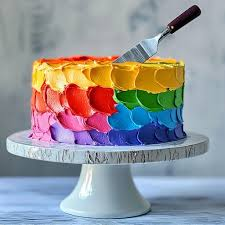
#> input picture Assignments/Computer Vision/images.jpg, 225 x 225 px
$ jupyter execute lab4.ipynb
#> lines starting #> are read from the running program, lines starting #| are printed output that depends on the picture
[cell 1]
# LAB 4: 2D Fast Fourier Transform Operations
# Import required libraries
import cv2
import numpy as np
import matplotlib.pyplot as plt
from matplotlib.colors import LogNorm

# Configure matplotlib for better display
plt.rcParams['figure.figsize'] = (15, 10)
plt.rcParams['font.size'] = 10

[cell 2]
# Load the input image
image_path = 'images.jpg'
img = cv2.imread(image_path, cv2.IMREAD_GRAYSCALE)
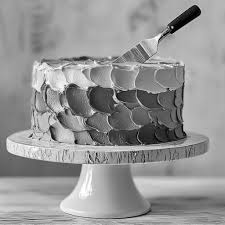
#> img: shape (225, 225); min 0, max 255, mean 149.4

if img is None:
    print(f"Error: Could not load image from {image_path}")
else:
    print(f"Image loaded successfully! Shape: {img.shape}")
#| Image loaded successfully! Shape: (225, 225)

    # Display original image
    plt.figure(figsize=(8, 6))
    plt.imshow(img, cmap='gray')
    plt.title('Original Image')
    plt.colorbar()
    plt.axis('off')
    plt.show()

[cell 3]
# Task 1: Apply 2D Fast Fourier Transform
print("Task 1: Applying 2D FFT to decompose image into sine and cosine components")

# Apply 2D FFT
fft = np.fft.fft2(img)
print(f"FFT Shape: {fft.shape}")
#| FFT Shape: (225, 225)
print(f"FFT is complex: {np.iscomplexobj(fft)}")
#| FFT is complex: True

# Calculate magnitude and phase
magnitude = np.abs(fft)
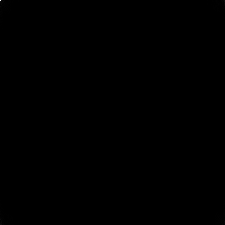
#> magnitude: shape (225, 225) float64; min 22.21, max 7561960, mean 3821.1; drawn with min black and max white
phase = np.angle(fft)
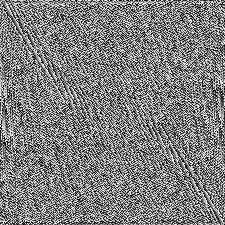
#> phase: shape (225, 225) float64; min -3.14, max 3.14, mean 1.8e-17; drawn with min black and max white

# Display FFT results
plt.figure(figsize=(15, 5))

plt.subplot(1, 3, 1)
plt.imshow(magnitude, cmap='gray', norm=LogNorm())
plt.title('FFT Magnitude (Log Scale)')
plt.colorbar()

plt.subplot(1, 3, 2)
plt.imshow(phase, cmap='gray')
plt.title('FFT Phase')
plt.colorbar()

plt.subplot(1, 3, 3)
plt.imshow(np.log(magnitude + 1), cmap='gray')
plt.title('FFT Magnitude (Log transformed)')
plt.colorbar()

plt.tight_layout()
plt.show()

[cell 4]
# Task 2: Shift low frequency components to center and display Fourier spectrum
print("Task 2: Shifting low frequencies to center")

# Shift the zero frequency component to center
fft_shifted = np.fft.fftshift(fft)
magnitude_shifted = np.abs(fft_shifted)

# Display shifted FFT spectrum
plt.figure(figsize=(12, 5))

plt.subplot(1, 2, 1)
plt.imshow(np.log(magnitude + 1), cmap='gray')
plt.title('Original FFT Magnitude (Log)')
plt.colorbar()

plt.subplot(1, 2, 2)
plt.imshow(np.log(magnitude_shifted + 1), cmap='gray')
plt.title('Shifted FFT Magnitude (Log) - Low freq at center')
plt.colorbar()

plt.tight_layout()
plt.show()

print("Low frequency components are now at the center of the spectrum")

[cell 5]
# Task 3: Create Ideal Low Pass Filter
print("Task 3: Creating Ideal Low Pass Filter")

def create_ideal_lowpass_filter(shape, cutoff):
    """Create an ideal low pass filter"""
    rows, cols = shape
    center_row, center_col = rows // 2, cols // 2

    # Create coordinate matrices
    u = np.arange(rows) - center_row
    v = np.arange(cols) - center_col
    U, V = np.meshgrid(v, u)

    # Calculate distance from center
    D = np.sqrt(U**2 + V**2)

    # Create ideal low pass filter
    H = np.zeros((rows, cols))
    H[D <= cutoff] = 1

    return H

# Create low pass filter with cutoff frequency
cutoff_freq = 50  # Adjust this value as needed
lowpass_filter = create_ideal_lowpass_filter(img.shape, cutoff_freq)

# Display the filter
plt.figure(figsize=(10, 4))

plt.subplot(1, 2, 1)
plt.imshow(lowpass_filter, cmap='gray')
plt.title(f'Ideal Low Pass Filter (Cutoff: {cutoff_freq})')
plt.colorbar()

plt.subplot(1, 2, 2)
plt.imshow(lowpass_filter, cmap='jet')
plt.title('Low Pass Filter (Color visualization)')
plt.colorbar()

plt.tight_layout()
plt.show()

print(f"Low pass filter created with cutoff frequency: {cutoff_freq}")

[cell 6]
# Task 4: Apply Low Pass Filter and get smoothed image
print("Task 4: Applying Low Pass Filter to get smoothed image")

# Apply low pass filter to shifted FFT
filtered_fft_lowpass = fft_shifted * lowpass_filter

# Display filtered spectrum
plt.figure(figsize=(15, 5))

plt.subplot(1, 3, 1)
plt.imshow(np.log(magnitude_shifted + 1), cmap='gray')
plt.title('Original Shifted FFT')
plt.colorbar()

plt.subplot(1, 3, 2)
plt.imshow(lowpass_filter, cmap='gray')
plt.title('Low Pass Filter')
plt.colorbar()

plt.subplot(1, 3, 3)
plt.imshow(np.log(np.abs(filtered_fft_lowpass) + 1), cmap='gray')
plt.title('Filtered FFT (Low Pass)')
plt.colorbar()

plt.tight_layout()
plt.show()

[cell 7]
# Task 5: Decentralize frequency components (Low Pass)
print("Task 5: Decentralizing frequency components for Low Pass")

# Shift back to original position (decentralize)
filtered_fft_lowpass_unshifted = np.fft.ifftshift(filtered_fft_lowpass)

print("Low pass filtered FFT has been decentralized")

[cell 8]
# Task 6: Apply Inverse FFT to restore image (Low Pass)
print("Task 6: Applying Inverse FFT to restore smoothed image")

# Apply inverse FFT
restored_img_lowpass = np.fft.ifft2(filtered_fft_lowpass_unshifted)
restored_img_lowpass = np.real(restored_img_lowpass)  # Take real part
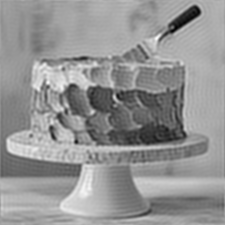
#> restored_img_lowpass: shape (225, 225) float64; min -18.75, max 270, mean 149.4; drawn with min black and max white
restored_img_lowpass = np.uint8(np.clip(restored_img_lowpass, 0, 255))

# Display results
plt.figure(figsize=(15, 5))

plt.subplot(1, 3, 1)
plt.imshow(img, cmap='gray')
plt.title('Original Image')
plt.axis('off')

plt.subplot(1, 3, 2)
plt.imshow(restored_img_lowpass, cmap='gray')
plt.title('Low Pass Filtered (Smoothed) Image')
plt.axis('off')

plt.subplot(1, 3, 3)
plt.imshow(img - restored_img_lowpass, cmap='gray')
plt.title('Difference (High Frequency Components)')
plt.axis('off')

plt.tight_layout()
plt.show()
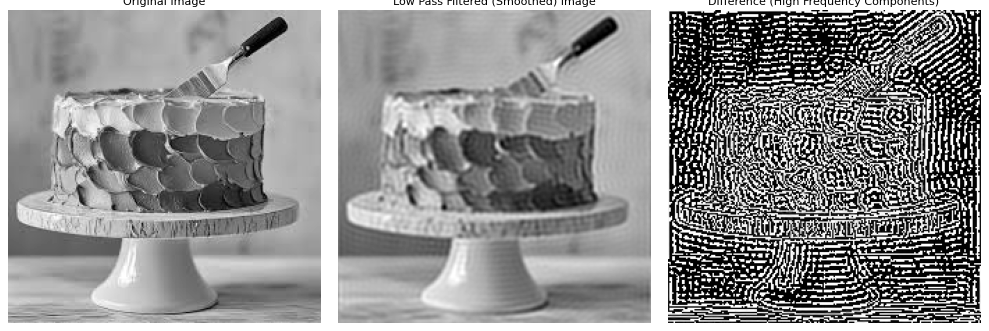
#> figure drawn by matplotlib, 3 panels

print("Low pass filtering completed - image is smoothed (high frequencies removed)")

[cell 9]
# Task 7: Create Ideal High Pass Filter
print("Task 7: Creating Ideal High Pass Filter")

def create_ideal_highpass_filter(shape, cutoff):
    """Create an ideal high pass filter"""
    rows, cols = shape
    center_row, center_col = rows // 2, cols // 2

    # Create coordinate matrices
    u = np.arange(rows) - center_row
    v = np.arange(cols) - center_col
    U, V = np.meshgrid(v, u)

    # Calculate distance from center
    D = np.sqrt(U**2 + V**2)

    # Create ideal high pass filter (opposite of low pass)
    H = np.ones((rows, cols))
    H[D <= cutoff] = 0

    return H

# Create high pass filter with same cutoff frequency
highpass_filter = create_ideal_highpass_filter(img.shape, cutoff_freq)

# Display the filter
plt.figure(figsize=(15, 5))

plt.subplot(1, 3, 1)
plt.imshow(lowpass_filter, cmap='gray')
plt.title(f'Low Pass Filter (Cutoff: {cutoff_freq})')
plt.colorbar()

plt.subplot(1, 3, 2)
plt.imshow(highpass_filter, cmap='gray')
plt.title(f'High Pass Filter (Cutoff: {cutoff_freq})')
plt.colorbar()

plt.subplot(1, 3, 3)
plt.imshow(highpass_filter, cmap='jet')
plt.title('High Pass Filter (Color visualization)')
plt.colorbar()

plt.tight_layout()
plt.show()
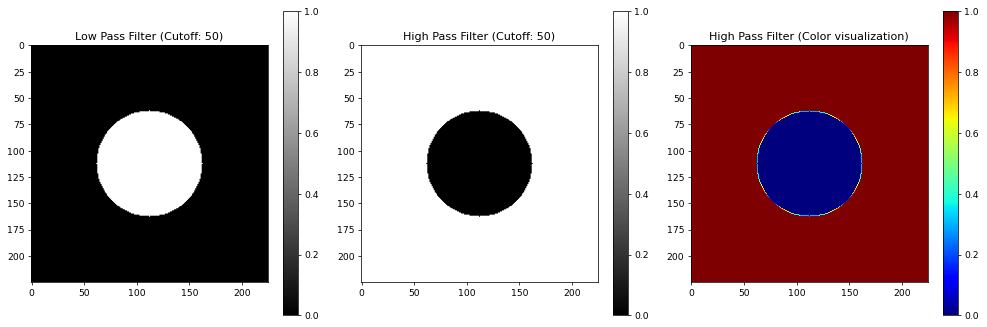
#> figure drawn by matplotlib, 6 panels

print(f"High pass filter created with cutoff frequency: {cutoff_freq}")

[cell 10]
# Task 8: Apply High Pass Filter for Edge Detection
print("Task 8: Applying High Pass Filter to detect edges")

# Apply high pass filter to shifted FFT
filtered_fft_highpass = fft_shifted * highpass_filter

# Display filtered spectrum
plt.figure(figsize=(15, 5))

plt.subplot(1, 3, 1)
plt.imshow(np.log(magnitude_shifted + 1), cmap='gray')
plt.title('Original Shifted FFT')
plt.colorbar()

plt.subplot(1, 3, 2)
plt.imshow(highpass_filter, cmap='gray')
plt.title('High Pass Filter')
plt.colorbar()

plt.subplot(1, 3, 3)
plt.imshow(np.log(np.abs(filtered_fft_highpass) + 1), cmap='gray')
plt.title('Filtered FFT (High Pass)')
plt.colorbar()

plt.tight_layout()
plt.show()
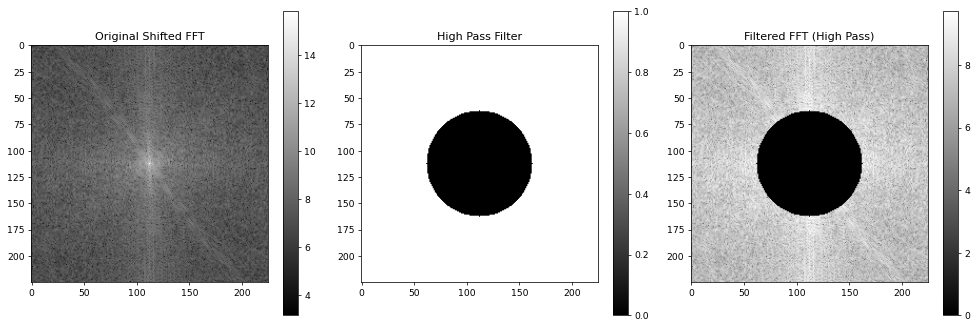
#> figure drawn by matplotlib, 6 panels

[cell 11]
# Task 9: Decentralize frequency components (High Pass)
print("Task 9: Decentralizing frequency components for High Pass")

# Shift back to original position (decentralize)
filtered_fft_highpass_unshifted = np.fft.ifftshift(filtered_fft_highpass)

print("High pass filtered FFT has been decentralized")

[cell 12]
# Task 10: Apply Inverse FFT to restore image (High Pass - Edge Detection)
print("Task 10: Applying Inverse FFT to get edge-detected image")

# Apply inverse FFT
restored_img_highpass = np.fft.ifft2(filtered_fft_highpass_unshifted)
restored_img_highpass = np.real(restored_img_highpass)  # Take real part
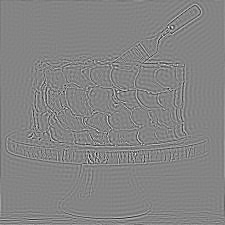
#> restored_img_highpass: shape (225, 225) float64; min -104.5, max 96.47, mean 0; drawn with min black and max white

# Normalize for better visualization
restored_img_highpass = restored_img_highpass - np.min(restored_img_highpass)
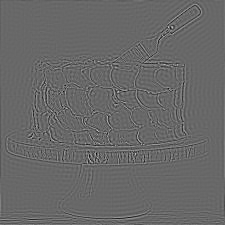
#> restored_img_highpass: shape (225, 225) float64; min 0, max 200.9, mean 104.5
restored_img_highpass = restored_img_highpass / np.max(restored_img_highpass) * 255
restored_img_highpass = np.uint8(restored_img_highpass)

# Display results
plt.figure(figsize=(15, 5))

plt.subplot(1, 3, 1)
plt.imshow(img, cmap='gray')
plt.title('Original Image')
plt.axis('off')

plt.subplot(1, 3, 2)
plt.imshow(restored_img_highpass, cmap='gray')
plt.title('High Pass Filtered (Edge Detected) Image')
plt.axis('off')

plt.subplot(1, 3, 3)
plt.imshow(restored_img_highpass, cmap='hot')
plt.title('Edge Detected Image (Hot colormap)')
plt.axis('off')

plt.tight_layout()
plt.show()

print("High pass filtering completed - edges are detected (low frequencies removed)")

[cell 13]
# Summary: Comparison of all results
print("SUMMARY: Comparison of Original, Low Pass, and High Pass filtered images")

plt.figure(figsize=(18, 12))

# Row 1: Original and reconstructed images
plt.subplot(3, 3, 1)
plt.imshow(img, cmap='gray')
plt.title('Original Image')
plt.axis('off')

plt.subplot(3, 3, 2)
plt.imshow(restored_img_lowpass, cmap='gray')
plt.title('Low Pass Filtered\n(Smoothed - removes noise)')
plt.axis('off')

plt.subplot(3, 3, 3)
plt.imshow(restored_img_highpass, cmap='gray')
plt.title('High Pass Filtered\n(Edge Detection)')
plt.axis('off')

# Row 2: Frequency domain representations
plt.subplot(3, 3, 4)
plt.imshow(np.log(magnitude_shifted + 1), cmap='gray')
plt.title('Original FFT Spectrum\n(Shifted)')
plt.axis('off')

plt.subplot(3, 3, 5)
plt.imshow(np.log(np.abs(filtered_fft_lowpass) + 1), cmap='gray')
plt.title('Low Pass Filtered FFT')
plt.axis('off')

plt.subplot(3, 3, 6)
plt.imshow(np.log(np.abs(filtered_fft_highpass) + 1), cmap='gray')
plt.title('High Pass Filtered FFT')
plt.axis('off')

# Row 3: Filters used
plt.subplot(3, 3, 7)
plt.imshow(np.ones_like(lowpass_filter), cmap='gray')
plt.title('No Filter\n(All frequencies pass)')
plt.axis('off')

plt.subplot(3, 3, 8)
plt.imshow(lowpass_filter, cmap='gray')
plt.title(f'Low Pass Filter\n(Cutoff: {cutoff_freq})')
plt.axis('off')

plt.subplot(3, 3, 9)
plt.imshow(highpass_filter, cmap='gray')
plt.title(f'High Pass Filter\n(Cutoff: {cutoff_freq})')
plt.axis('off')

plt.tight_layout()
plt.show()
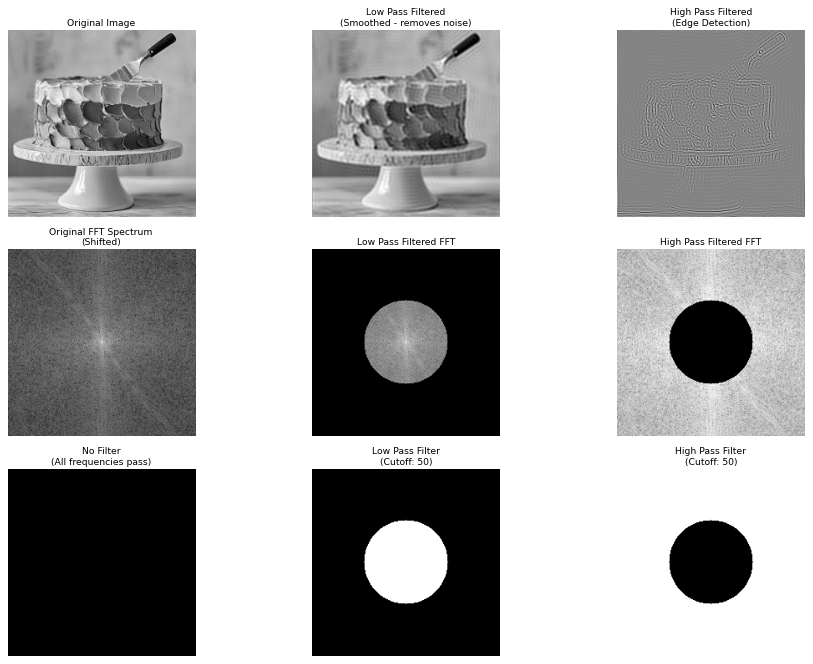
#> figure drawn by matplotlib, 9 panels

print("\n" + "="*60)
print("LAB 4 COMPLETED SUCCESSFULLY!")
print("="*60)
print("Tasks completed:")
print("1. ✓ Applied 2D FFT to decompose image into frequency components")
print("2. ✓ Shifted low frequencies to center")
print("3. ✓ Created Ideal Low Pass Filter")
print("4. ✓ Applied Low Pass Filter for image smoothing")
print("5. ✓ Decentralized frequency components (Low Pass)")
print("6. ✓ Applied Inverse FFT to restore smoothed image")
print("7. ✓ Created Ideal High Pass Filter")
print("8. ✓ Applied High Pass Filter for edge detection")
print("9. ✓ Decentralized frequency components (High Pass)")
print("10. ✓ Applied Inverse FFT to restore edge-detected image")
print("="*60)

$ run again, with Assignments/Computer Vision/parking-lot-1442053.jpg copied over Assignments/Computer Vision/images.jpg
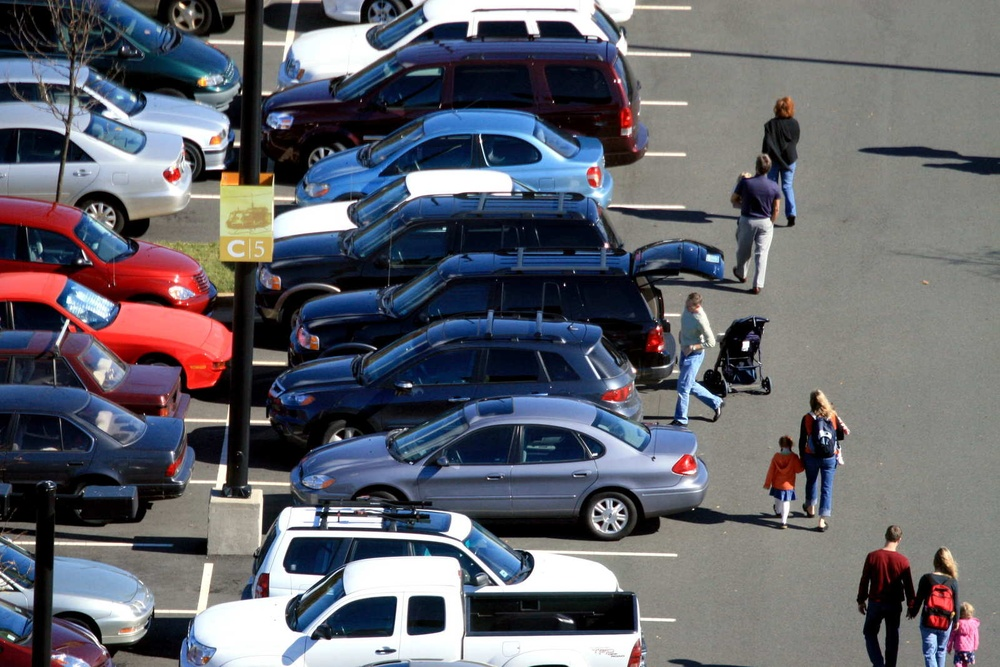
#> input picture Assignments/Computer Vision/parking-lot-1442053.jpg, 1000 x 667 px, shrunk from 1599 x 1066 before the run
#| Image loaded successfully! Shape: (667, 1000)
#| FFT Shape: (667, 1000)
#| FFT is complex: True
#> `restored_img_highpass = np.real(restored_img_highpass)`:
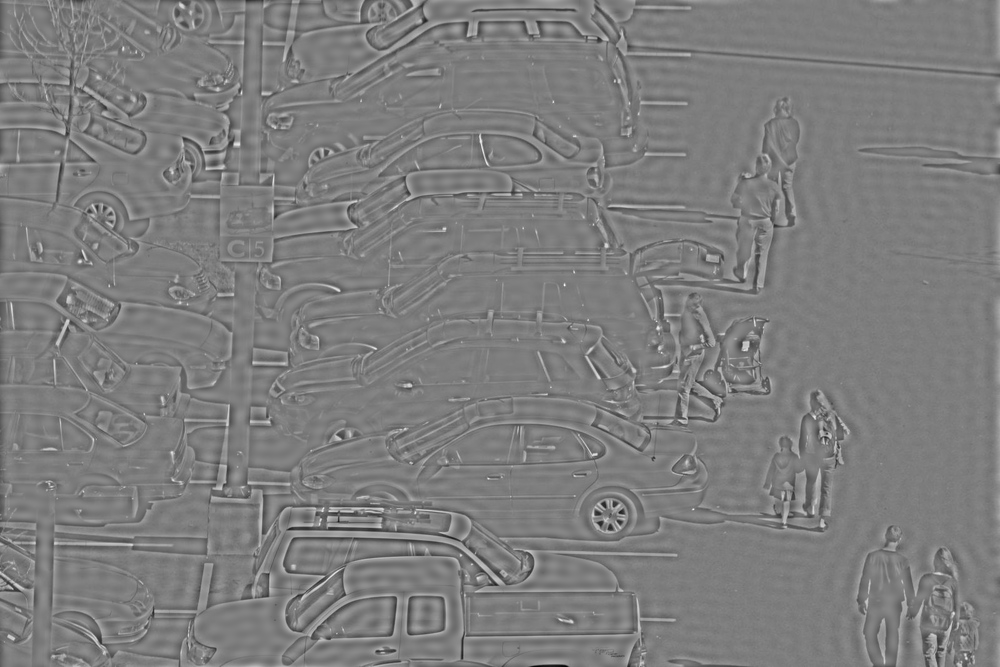
#> restored_img_highpass: shape (667, 1000) float64; min -212.2, max 218.3, mean 0; drawn with min black and max white
